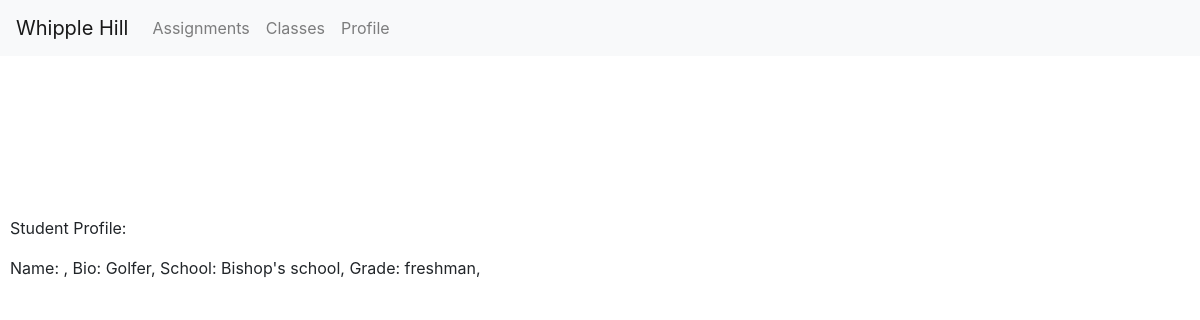
The page /profile/sophia on the database as committed earlier.
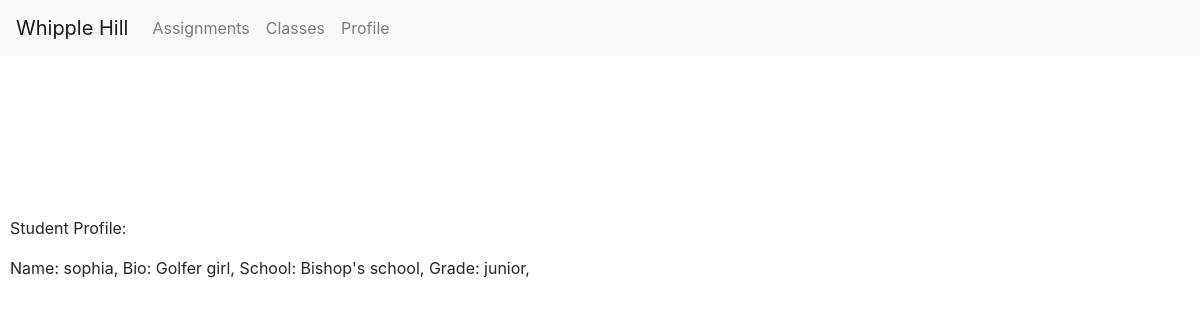
The same page on the database as committed later.
### assignments/models.py (models this page shows)
class StudentProfile(models.Model):
    user = models.OneToOneField(
    User,
    on_delete=models.CASCADE,
    primary_key=True
    )
    name = models.TextField(default="", blank=True)
    bio = models.TextField(default="", blank=True)
    school= models.TextField(default="", blank=True)
    FRESHMAN = 'FR'
    SOPHOMORE = 'SO'
    JUNIOR = 'JR'
    SENIOR = 'SR'
    GRADE_CHOICES = [
        (FRESHMAN, 'Freshman'),
        (SOPHOMORE, 'Sophomore'),
        (JUNIOR, 'Junior'),
        (SENIOR, 'Senior'),
    ]
    year_in_school = models.CharField(max_length=2,choices=GRADE_CHOICES,default=FRESHMAN,)

### assignments/views.py (the view, shortened to what this page needs)
# urls.py: path('profile/<username>',views.ProfileView.as_view(),name='profile'),
class ProfileView(View):
    def get(self,request,username):
        user = User.objects.get(username = username)
        try:
            profile = StudentProfile.objects.get(user=user)
        except StudentProfile.DoesNotExist:
            profile = None
        context = {'profile': profile,
        'user': user,
        'authenticated': request.user
        }
        return render(request, 'assignments/profile.html', context)

### assignments/templates/assignments/profile.html (shortened to what this page needs)
<!DOCTYPE html>
<html>
<html lang = "en">
<head>
  <link rel="stylesheet" href="https://maxcdn.bootstrapcdn.com/bootstrap/4.5.2/css/bootstrap.min.css">
  <link rel="stylesheet" href = "style.css">
</head>
  <nav class="navbar navbar-expand-sm bg-light navbar-light fixed-top">
    <a class="navbar-brand" href="{% url 'index' %}">
      Whipple Hill
    </a>
    <div class="collapse navbar-collapse" id="collapsibleNavbar">
      <ul class="navbar-nav">
      {% if user.is_authenticated %}
        <li class="nav-item">
          <a class="nav-link" href="{% url 'assignments' user.username %}">
            Assignments
          </a>
        </li>
        <li class="nav-item">
            <a class="nav-link" href="{% url 'classes' user.username %}">
              Classes
            </a>
        </li>
        <li class="nav-item">
            <a class="nav-link" href= "{% url 'profile' user.username %}">
              Profile
            </a>
        </li>
      {% endif %}
      </ul>
    </div>
  </nav>
  <br></br>
  <br></br>
  <body>
    <p> Student Profile: </p>
      {% if profile == None %}
        <p> No user profile found </p>
      {% else %}
        Name: {{profile.name}},
        Bio: {{profile.bio}},
        School: {{profile.school}},
        Grade: {{profile.year_in_school}},
      {% endif %}
  </body>
</html>

Rows that differ between the two databases and show on the page:
changed StudentProfile "Bishop's school": name (not shown) → "sophia"; bio "Golfer" → "Golfer girl"; year_in_school "freshman" → "junior"
